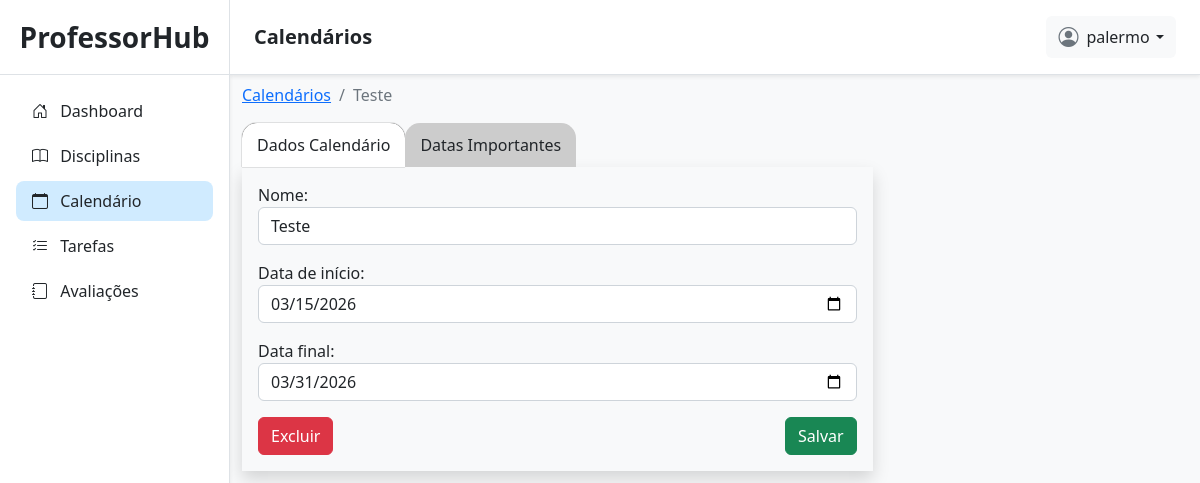
The page /calendarios/11/ (signed in) on the database its author committed.
### planner/models.py (models this page shows, shortened)
class CalendarioLetivo(models.Model):
    user = models.ForeignKey(User, on_delete=models.CASCADE, related_name='calendarios')
    nome = models.CharField(max_length=100)
    data_inicio = models.DateField(null=True)
    data_fim = models.DateField(null=True)

### planner/views.py (the view)
# urls.py: path('calendarios/<int:id>/', calendario_detail, name='calendario_detail'),
@login_required(login_url='/login/')
def calendario_detail(request, id):
    if request.method == 'POST':
        calendario = get_object_or_404(CalendarioLetivo, id=id, user=request.user)
        form = CalendarioLetivoForm(request.POST, instance=calendario)
        if form.is_valid():
            form.save()
        return redirect('calendario_detail', id=id)
    calendario = get_object_or_404(CalendarioLetivo, id=id, user=request.user)
    return render(request, 'planner/calendarios/calendario_detail.html', {
        'calendario': calendario,
        'form': CalendarioLetivoForm(instance=calendario)
    })

### planner/forms.py
class CalendarioLetivoForm(forms.ModelForm):
    class Meta:
        model = CalendarioLetivo
        fields = ['nome', 'data_inicio', 'data_fim']
    nome = forms.CharField(
        label="Nome",
        widget=forms.TextInput(attrs={
            'class': 'form-control',
            'id': 'nome',
            'required': True,
        })
    )
    data_inicio = forms.DateField(
        label="Data de início",
        widget=forms.DateInput(attrs={
            'class': 'form-control',
            'id': 'data_inicio',
            'type': 'date',
            'required': True
        })
    )
    data_fim = forms.DateField(
        label="Data final",
        widget=forms.DateInput(attrs={
            'class': 'form-control',
            'id': 'data_fim',
            'type': 'date',
            'required': True
        })
    )

### planner/templates/planner/calendarios/calendario_detail.html (shortened to what this page needs)
{% extends 'planner/base.html' %}
{% load static %}
{% block titlenavbar %}
Calendários
{% endblock %}
{% block content %}
<div class="container my-2">
    <nav aria-label="breadcrumb">
        <ol class="breadcrumb">
            <li class="breadcrumb-item"><a
                    href="{% url 'calendarios' %}">Calendários</a></li>
            <li class="breadcrumb-item active" aria-current="page">{{ calendario.nome }}</li>
        </ol>
    </nav>
    <div class="abas-disciplinas">
        <div class="aba active">
            <a href="#"
                class="nav-link">Dados Calendário</a>
        </div>
        <div class="aba">
            <a href="{% url 'calendario_datas_importantes' calendario.id %}"
                class="nav-link">Datas Importantes</a>
        </div>
    </div>
    <form id="form_edit_calendario" action="{% url 'calendario_detail' calendario.id %}" class="col-12 col-lg-8 p-3 shadow" method="post">
        {% for field in form %}
            <div class="mb-3">
                {{ field.label_tag }}
                {{ field }}
            </div>
        {% endfor %}
        <div class="d-flex justify-content-between">
            <button type="button" class="btn btn-danger" data-bs-toggle="modal" data-bs-target="#modal_delete_calendario">
                Excluir
            </button>
            <button class="btn btn-success">Salvar</button>
        </div>
        </div>
{% endblock %}

### planner/templates/planner/base.html (shortened to what this page needs)
{% load static %}
<!doctype html>
<html lang="en">
<head>
    <link href="https://cdn.jsdelivr.net/npm/bootstrap@5.2.3/dist/css/bootstrap.min.css" rel="stylesheet"
>
    <link rel="stylesheet" href="https://cdn.jsdelivr.net/npm/bootstrap-icons@1.13.1/font/bootstrap-icons.min.css">
    <link rel="stylesheet" href="{% static 'css/planner/base.css' %}">
</head>
<body class="bg-light">
    <div class="container-fluid p-0">
        <div class="sidebar p-0 position-relative shadow-sm">
            <div class="sidebar-header py-3 px-3 text-center border-bottom">
                <a class="nav-link fs-3 fw-semibold text-dark" href="/">ProfessorHub</a>
            </div>
            <div class="d-flex flex-column justify-content-between pb-4" style="height: 90%;">
                <div class="sidebar-content">
                    <ul class="list-group mx-3 mt-3">
                        <li class="list-group-item {% if '/dashboard/' in request.path %}item-active{% endif %}">
                            <a href="{% url 'admin_dashboard' %}" class="text-decoration-none d-block text-dark">
                                <i class="bi bi-house-door me-2"></i> Dashboard
                            </a>
                        </li>
                        <li class="list-group-item {% if '/disciplinas/' in request.path %}item-active{% endif %}">
                            <a href="{% url 'disciplinas' %}" class="text-decoration-none d-block text-dark">
                                <i class="bi bi-book me-2"></i> Disciplinas
                            </a>
                        </li>
                        <li class="list-group-item {% if '/calendarios/' in request.path %}item-active{% endif %}">
                            <a href="{% url 'calendarios' %}" class="text-decoration-none d-block text-dark">
                                <i class="bi bi-calendar me-2"></i> Calendário
                            </a>
                        </li>
                        <li class="list-group-item {% if '/tarefas/' in request.path and '/disciplinas/' not in request.path %}item-active{% endif %}">
                            <a href="{% url 'tarefas' %}" class="text-decoration-none d-block text-dark">
                                <i class="bi bi-list-check me-2"></i> Tarefas
                            </a>
                        </li>
                        <li class="list-group-item {% if '/avaliacoes/' in request.path and '/disciplinas/' not in request.path %}item-active{% endif %}">
                            <a href="{% url 'avaliacoes' %}" class="text-decoration-none d-block text-dark">
                                <i class="bi bi-journal me-2"></i> Avaliações
                            </a>
                        </li>
                    </ul>
                </div>
            </div>
        </div>
        <div class="content-page p-0">
            <div class="navbar bg-white shadow-sm position-sticky top-0 px-4 py-3 border-bottom d-flex justify-content-between align-items-center"
                style="z-index: 900;">
                <div class="d-flex align-items-center gap-3">
                    <h5 class="mb-0 fw-semibold text-dark">
                        {% block titlenavbar %}
                        {% endblock %}
                    </h5>
                </div>
                <div class="dropdown">
                    <button class="btn btn-light border-0 d-flex align-items-center gap-2" type="button"
                        id="dropdownMenuButton1" data-bs-toggle="dropdown" aria-expanded="false">
                        <i class="bi bi-person-circle fs-5 text-secondary"></i>
                        <span class="dropdown-toggle text-dark">{{ request.user }}</span>
                    </button>
                </div>
            </div>
            {% block content %}
            {% endblock %}
        </div>
</body>
</html>

### static/css/planner/base.css (style rules this page uses)
body { overflow: hidden; }
.container-fluid { display: flex; height: 100vh; }
.content-page { flex: 1; overflow-y: auto; background-color: #f8f9fa; }
.sidebar { background-color: #ffffff; width: 230px; height: 100vh; border-right: 1px solid #dee2e6; transition: all 0.3s ease-in-out; }
.sidebar-header a { color: #2c3e50; }
.sidebar .list-group-item { background-color: transparent; border: none; border-radius: 8px; margin-bottom: 5px; transition: 0.2s; }
.item-active { background-color: #d0ebff !important; font-weight: 500; }
.navbar { background-color: #ffffff !important; }
.navbar h5 { color: #2c3e50; }
.abas-disciplinas { display: flex; }
.aba { background-color: #ccc; padding: 10px 15px; border-radius: 15px 15px 0 0; cursor: pointer; }
.aba.active { background-color: #fff; box-shadow: 0 0 1px black; }
.dropdown-toggle::after { margin-left: 0.4rem; }

### rows shown on the page
CalendarioLetivo: nome "Teste", form "Teste" "03/15/2026" "03/31/2026"

### other values the page prints
{{ request.user }} "palermo"
{{ field.label_tag }} "Nome:" "Data de início:" "Data final:"
